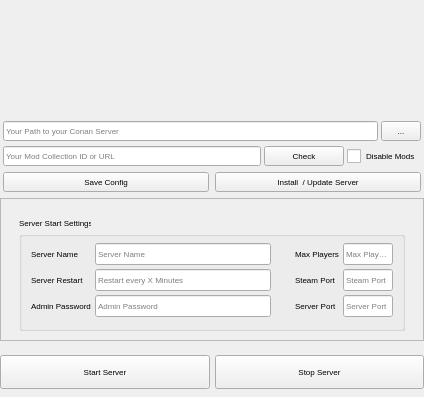
<?xml version="1.0" encoding="UTF-8"?>
<ui version="4.0">
 <class>Dialog</class>
 <widget class="QDialog" name="Dialog">
  <property name="geometry">
   <rect>
    <x>0</x>
    <y>0</y>
    <width>424</width>
    <height>397</height>
   </rect>
  </property>
  <property name="minimumSize">
   <size>
    <width>424</width>
    <height>0</height>
   </size>
  </property>
  <property name="maximumSize">
   <size>
    <width>424</width>
    <height>16777215</height>
   </size>
  </property>
  <property name="font">
   <font>
    <family>MS Shell Dlg 2</family>
    <pointsize>6</pointsize>
    <weight>50</weight>
    <italic>false</italic>
    <bold>false</bold>
   </font>
  </property>
  <property name="windowTitle">
   <string>Dialog</string>
  </property>
  <property name="styleSheet">
   <string notr="true">font: 6pt &quot;MS Shell Dlg 2&quot;;</string>
  </property>
  <layout class="QGridLayout" name="gridLayout_8">
   <property name="leftMargin">
    <number>0</number>
   </property>
   <property name="topMargin">
    <number>0</number>
   </property>
   <property name="rightMargin">
    <number>0</number>
   </property>
   <property name="bottomMargin">
    <number>0</number>
   </property>
   <item row="5" column="0">
    <widget class="QWidget" name="wServerStart" native="true">
     <property name="minimumSize">
      <size>
       <width>0</width>
       <height>50</height>
      </size>
     </property>
     <property name="maximumSize">
      <size>
       <width>16777215</width>
       <height>50</height>
      </size>
     </property>
     <layout class="QGridLayout" name="gridLayout_5">
      <property name="leftMargin">
       <number>0</number>
      </property>
      <property name="topMargin">
       <number>0</number>
      </property>
      <property name="rightMargin">
       <number>0</number>
      </property>
      <property name="bottomMargin">
       <number>0</number>
      </property>
      <property name="horizontalSpacing">
       <number>5</number>
      </property>
      <property name="verticalSpacing">
       <number>0</number>
      </property>
      <item row="1" column="1">
       <widget class="QPushButton" name="buttonStopServer">
        <property name="minimumSize">
         <size>
          <width>0</width>
          <height>34</height>
         </size>
        </property>
        <property name="maximumSize">
         <size>
          <width>16777215</width>
          <height>34</height>
         </size>
        </property>
        <property name="text">
         <string>Stop Server</string>
        </property>
        <property name="autoDefault">
         <bool>false</bool>
        </property>
       </widget>
      </item>
      <item row="1" column="0">
       <widget class="QPushButton" name="buttonStartServer">
        <property name="minimumSize">
         <size>
          <width>0</width>
          <height>34</height>
         </size>
        </property>
        <property name="maximumSize">
         <size>
          <width>16777215</width>
          <height>34</height>
         </size>
        </property>
        <property name="text">
         <string>Start Server</string>
        </property>
        <property name="autoDefault">
         <bool>false</bool>
        </property>
       </widget>
      </item>
     </layout>
    </widget>
   </item>
   <item row="1" column="0">
    <widget class="QWidget" name="wPath" native="true">
     <property name="maximumSize">
      <size>
       <width>16777215</width>
       <height>16000</height>
      </size>
     </property>
     <layout class="QGridLayout" name="gridLayout_11">
      <property name="leftMargin">
       <number>3</number>
      </property>
      <property name="topMargin">
       <number>0</number>
      </property>
      <property name="rightMargin">
       <number>3</number>
      </property>
      <property name="bottomMargin">
       <number>0</number>
      </property>
      <property name="spacing">
       <number>5</number>
      </property>
      <item row="2" column="2">
       <widget class="QWidget" name="widget_2" native="true">
        <property name="minimumSize">
         <size>
          <width>0</width>
          <height>0</height>
         </size>
        </property>
        <layout class="QGridLayout" name="gridLayout_3">
         <property name="leftMargin">
          <number>0</number>
         </property>
         <property name="topMargin">
          <number>0</number>
         </property>
         <property name="rightMargin">
          <number>0</number>
         </property>
         <property name="bottomMargin">
          <number>0</number>
         </property>
         <property name="horizontalSpacing">
          <number>3</number>
         </property>
         <property name="verticalSpacing">
          <number>5</number>
         </property>
         <item row="0" column="0">
          <widget class="QLineEdit" name="lineCollection">
           <property name="minimumSize">
            <size>
             <width>0</width>
             <height>20</height>
            </size>
           </property>
           <property name="maximumSize">
            <size>
             <width>16000</width>
             <height>20</height>
            </size>
           </property>
           <property name="toolTip">
            <string>Your Mod Collection ID or URL</string>
           </property>
           <property name="text">
            <string/>
           </property>
           <property name="placeholderText">
            <string>Your Mod Collection ID or URL</string>
           </property>
          </widget>
         </item>
         <item row="0" column="1">
          <widget class="QPushButton" name="buttonCollectionCheck">
           <property name="minimumSize">
            <size>
             <width>0</width>
             <height>20</height>
            </size>
           </property>
           <property name="maximumSize">
            <size>
             <width>16000</width>
             <height>20</height>
            </size>
           </property>
           <property name="toolTip">
            <string>Check your Collection and list Mods</string>
           </property>
           <property name="text">
            <string>Check</string>
           </property>
           <property name="autoDefault">
            <bool>false</bool>
           </property>
          </widget>
         </item>
         <item row="0" column="2">
          <widget class="QCheckBox" name="checkDisableMods">
           <property name="toolTip">
            <string>Disable Mods</string>
           </property>
           <property name="text">
            <string>Disable Mods</string>
           </property>
          </widget>
         </item>
        </layout>
       </widget>
      </item>
      <item row="1" column="2">
       <widget class="QWidget" name="widget" native="true">
        <property name="minimumSize">
         <size>
          <width>0</width>
          <height>0</height>
         </size>
        </property>
        <layout class="QGridLayout" name="gridLayout_2">
         <property name="leftMargin">
          <number>0</number>
         </property>
         <property name="topMargin">
          <number>0</number>
         </property>
         <property name="rightMargin">
          <number>0</number>
         </property>
         <property name="bottomMargin">
          <number>0</number>
         </property>
         <property name="horizontalSpacing">
          <number>3</number>
         </property>
         <property name="verticalSpacing">
          <number>5</number>
         </property>
         <item row="0" column="0">
          <widget class="QLineEdit" name="linePath">
           <property name="minimumSize">
            <size>
             <width>0</width>
             <height>20</height>
            </size>
           </property>
           <property name="maximumSize">
            <size>
             <width>16000</width>
             <height>20</height>
            </size>
           </property>
           <property name="toolTip">
            <string>Your Path to your Conan Server / Emtpy Directory for your new Server</string>
           </property>
           <property name="text">
            <string/>
           </property>
           <property name="placeholderText">
            <string>Your Path to your Conan Server</string>
           </property>
          </widget>
         </item>
         <item row="0" column="1">
          <widget class="QToolButton" name="buttonPath">
           <property name="minimumSize">
            <size>
             <width>40</width>
             <height>20</height>
            </size>
           </property>
           <property name="maximumSize">
            <size>
             <width>16777215</width>
             <height>20</height>
            </size>
           </property>
           <property name="toolTip">
            <string>Your global Path to your Servers</string>
           </property>
           <property name="text">
            <string>...</string>
           </property>
           <property name="iconSize">
            <size>
             <width>24</width>
             <height>24</height>
            </size>
           </property>
           <property name="popupMode">
            <enum>QToolButton::DelayedPopup</enum>
           </property>
           <property name="toolButtonStyle">
            <enum>Qt::ToolButtonIconOnly</enum>
           </property>
           <property name="autoRaise">
            <bool>false</bool>
           </property>
           <property name="arrowType">
            <enum>Qt::NoArrow</enum>
           </property>
          </widget>
         </item>
        </layout>
       </widget>
      </item>
     </layout>
    </widget>
   </item>
   <item row="0" column="0">
    <widget class="QWidget" name="headerLogo" native="true">
     <property name="sizePolicy">
      <sizepolicy hsizetype="Expanding" vsizetype="Expanding">
       <horstretch>0</horstretch>
       <verstretch>0</verstretch>
      </sizepolicy>
     </property>
     <property name="minimumSize">
      <size>
       <width>0</width>
       <height>115</height>
      </size>
     </property>
     <property name="maximumSize">
      <size>
       <width>16777215</width>
       <height>115</height>
      </size>
     </property>
     <property name="cursor">
      <cursorShape>PointingHandCursor</cursorShape>
     </property>
     <property name="styleSheet">
      <string notr="true">border-image: url(:/logo/images/logo.jpg);</string>
     </property>
    </widget>
   </item>
   <item row="3" column="0">
    <widget class="QScrollArea" name="scrollArea">
     <property name="minimumSize">
      <size>
       <width>0</width>
       <height>0</height>
      </size>
     </property>
     <property name="widgetResizable">
      <bool>true</bool>
     </property>
     <widget class="QWidget" name="scrollAreaWidgetContents">
      <property name="geometry">
       <rect>
        <x>0</x>
        <y>0</y>
        <width>422</width>
        <height>141</height>
       </rect>
      </property>
      <layout class="QGridLayout" name="gridLayout_7">
       <item row="0" column="0">
        <widget class="QWidget" name="wServerSettings" native="true">
         <property name="minimumSize">
          <size>
           <width>0</width>
           <height>0</height>
          </size>
         </property>
         <property name="maximumSize">
          <size>
           <width>16777215</width>
           <height>16000</height>
          </size>
         </property>
         <layout class="QGridLayout" name="gridLayout_6">
          <property name="bottomMargin">
           <number>0</number>
          </property>
          <property name="verticalSpacing">
           <number>3</number>
          </property>
          <item row="0" column="0">
           <widget class="QGroupBox" name="groupBox">
            <property name="maximumSize">
             <size>
              <width>16777215</width>
              <height>16000</height>
             </size>
            </property>
            <property name="title">
             <string>Server Start Settings</string>
            </property>
            <layout class="QGridLayout" name="gridLayout">
             <property name="horizontalSpacing">
              <number>4</number>
             </property>
             <property name="verticalSpacing">
              <number>3</number>
             </property>
             <item row="0" column="3">
              <widget class="QLabel" name="label_4">
               <property name="text">
                <string>Max Players</string>
               </property>
              </widget>
             </item>
             <item row="2" column="3">
              <widget class="QLabel" name="label_3">
               <property name="text">
                <string>Steam Port</string>
               </property>
              </widget>
             </item>
             <item row="0" column="4">
              <widget class="QLineEdit" name="lineMaxPlayers">
               <property name="maximumSize">
                <size>
                 <width>50</width>
                 <height>16000</height>
                </size>
               </property>
               <property name="placeholderText">
                <string>Max Player Slots</string>
               </property>
              </widget>
             </item>
             <item row="0" column="0">
              <widget class="QLabel" name="label">
               <property name="text">
                <string>Server Name</string>
               </property>
              </widget>
             </item>
             <item row="0" column="1">
              <widget class="QLineEdit" name="lineServerName">
               <property name="placeholderText">
                <string>Server Name</string>
               </property>
              </widget>
             </item>
             <item row="3" column="3">
              <widget class="QLabel" name="label_2">
               <property name="text">
                <string>Server Port</string>
               </property>
              </widget>
             </item>
             <item row="3" column="4">
              <widget class="QLineEdit" name="lineServerPort">
               <property name="maximumSize">
                <size>
                 <width>50</width>
                 <height>16777215</height>
                </size>
               </property>
               <property name="placeholderText">
                <string>Server Port</string>
               </property>
              </widget>
             </item>
             <item row="2" column="4">
              <widget class="QLineEdit" name="lineSteamPort">
               <property name="maximumSize">
                <size>
                 <width>50</width>
                 <height>16777215</height>
                </size>
               </property>
               <property name="placeholderText">
                <string>Steam Port</string>
               </property>
              </widget>
             </item>
             <item row="2" column="1">
              <widget class="QLineEdit" name="lineServerRestart">
               <property name="toolTip">
                <string>Restart every X Minutes</string>
               </property>
               <property name="placeholderText">
                <string>Restart every X Minutes</string>
               </property>
              </widget>
             </item>
             <item row="2" column="0">
              <widget class="QLabel" name="label_5">
               <property name="text">
                <string>Server Restart</string>
               </property>
              </widget>
             </item>
             <item row="3" column="0">
              <widget class="QLabel" name="label_6">
               <property name="text">
                <string>Admin Password</string>
               </property>
              </widget>
             </item>
             <item row="3" column="1">
              <widget class="QLineEdit" name="lineAdminPW">
               <property name="placeholderText">
                <string>Admin Password</string>
               </property>
              </widget>
             </item>
             <item row="0" column="2">
              <spacer name="horizontalSpacer">
               <property name="orientation">
                <enum>Qt::Horizontal</enum>
               </property>
               <property name="sizeType">
                <enum>QSizePolicy::Minimum</enum>
               </property>
               <property name="sizeHint" stdset="0">
                <size>
                 <width>20</width>
                 <height>20</height>
                </size>
               </property>
              </spacer>
             </item>
            </layout>
           </widget>
          </item>
         </layout>
        </widget>
       </item>
      </layout>
     </widget>
    </widget>
   </item>
   <item row="2" column="0">
    <widget class="QWidget" name="widget_3" native="true">
     <layout class="QGridLayout" name="gridLayout_4">
      <property name="leftMargin">
       <number>3</number>
      </property>
      <property name="topMargin">
       <number>0</number>
      </property>
      <property name="rightMargin">
       <number>3</number>
      </property>
      <property name="bottomMargin">
       <number>0</number>
      </property>
      <item row="0" column="0">
       <widget class="QPushButton" name="buttonSave">
        <property name="minimumSize">
         <size>
          <width>0</width>
          <height>20</height>
         </size>
        </property>
        <property name="maximumSize">
         <size>
          <width>16000</width>
          <height>20</height>
         </size>
        </property>
        <property name="toolTip">
         <string>Save your Serverconfig</string>
        </property>
        <property name="text">
         <string>Save Config</string>
        </property>
        <property name="autoDefault">
         <bool>false</bool>
        </property>
       </widget>
      </item>
      <item row="0" column="1">
       <widget class="QPushButton" name="buttonInstallServer">
        <property name="minimumSize">
         <size>
          <width>0</width>
          <height>20</height>
         </size>
        </property>
        <property name="maximumSize">
         <size>
          <width>16000</width>
          <height>20</height>
         </size>
        </property>
        <property name="toolTip">
         <string>Installs or Updates a Server</string>
        </property>
        <property name="text">
         <string>Install  / Update Server</string>
        </property>
        <property name="autoDefault">
         <bool>false</bool>
        </property>
       </widget>
      </item>
     </layout>
    </widget>
   </item>
  </layout>
 </widget>
 <resources>
  <include location="resources.qrc"/>
 </resources>
 <connections/>
 <designerdata>
  <property name="gridDeltaX">
   <number>10</number>
  </property>
  <property name="gridDeltaY">
   <number>10</number>
  </property>
  <property name="gridSnapX">
   <bool>true</bool>
  </property>
  <property name="gridSnapY">
   <bool>true</bool>
  </property>
  <property name="gridVisible">
   <bool>true</bool>
  </property>
 </designerdata>
</ui>
